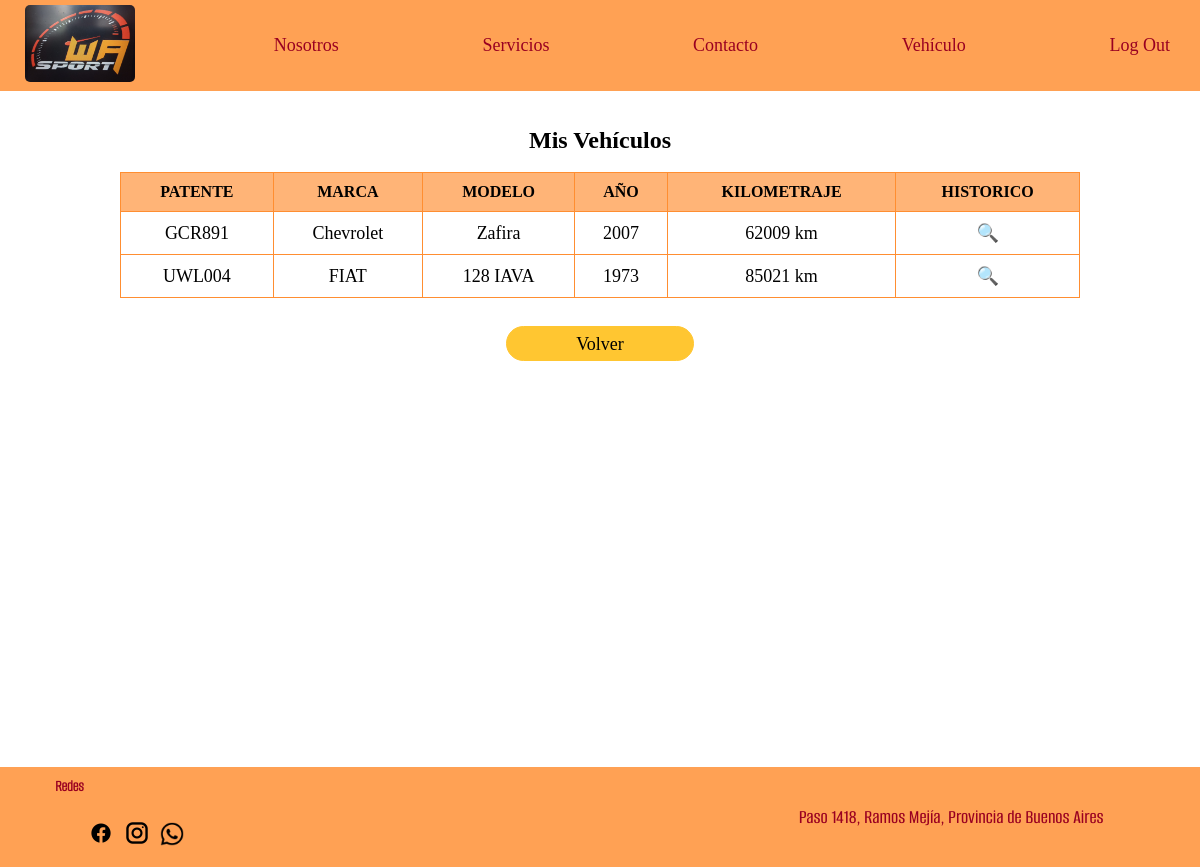
Page /vehiculo_cliente.php (signed in) on the committed database.
### tables this page shows
CREATE TABLE `vehiculos` (
  `vehiculo_patente` varchar(10) NOT NULL,
  `cliente_DNI` varchar(10) NOT NULL,
  `vehiculo_marca` varchar(10) NOT NULL,
  `vehiculo_modelo` varchar(10) NOT NULL,
  `vehiculo_anio` varchar(4) DEFAULT NULL,
  `vehiculo_color` varchar(10) DEFAULT NULL,
  `vehiculo_motor` varchar(10) DEFAULT NULL
);

CREATE TABLE `orden_trabajo` (
  `orden_numero` int(11) NOT NULL,
  `servicio_codigo` varchar(5) NOT NULL,
  `complejidad` int(11) NOT NULL,
  `costo_ajustado` decimal(8,2) DEFAULT NULL,
  `orden_kilometros` int(10) UNSIGNED NOT NULL,
  `orden_comentario` varchar(255) NOT NULL,
  `orden_estado` tinyint(1) NOT NULL,
  `mecanico_DNI` varchar(15) DEFAULT NULL,
  `turno_id` int(11) DEFAULT NULL,
  `factura_id` int(11) DEFAULT NULL
);

### vehiculo_cliente.php (the view, shortened to what this page needs)
<?php
require_once 'conexion_base.php';
$dni = $_SESSION['cliente_dni'];
$stmt = $conexion->prepare("SELECT * FROM vehiculos WHERE cliente_DNI = :dni");
$stmt->execute(['dni' => $dni]);
$vehiculos = $stmt->fetchAll(PDO::FETCH_ASSOC);
$sinVehiculos = count($vehiculos) === 0;
?>
<!DOCTYPE html>
<html lang="es">
<head>
    <link rel="stylesheet" href="estilopagina.css?v=<?= time() ?>">
</head>
<body>
    <?php include("nav_cli.php"); ?>
    <br>
    <section class="veh_cli">
        <br>
            <h2>Mis Vehículos</h2>
        <section  >
            <?php if ($sinVehiculos): ?>
                <dialog open>
                    <p><strong>No tiene vehículos registrados.</strong></p>
                    <form method="get" action="modificacion_cliente.php">
                        <button type="submit">Volver</button>
                    </form>
                    <form method="get" action="registro_vehiculo.php">
                        <button type="submit">Registrar Vehículo</button>
                    </form>
                </dialog>
            <?php else: ?>
            <br>
                <table class="vehcli_tab">
                    <thead>
                        <tr>
                            <th>PATENTE</th>
                            <th>MARCA</th>
                            <th>MODELO</th>
                            <th>AÑO</th>
                            <th>KILOMETRAJE</th>
                            <th>HISTORICO</th>
                        </tr>
                    </thead>
                    <?php foreach ($vehiculos as $vehiculo): ?>
                        <?php
                        $stmtKm = $conexion->prepare(" SELECT orden_kilometros
                            FROM orden_trabajo ot
                            JOIN ordenes o ON ot.orden_numero = o.orden_numero
                            WHERE o.vehiculo_patente = :patente
                            ORDER BY o.orden_fecha DESC
                            LIMIT 1
                        ");
                        $stmtKm->execute(['patente' => $vehiculo['vehiculo_patente']]);
                        $km = $stmtKm->fetchColumn();
                        ?>
                        <tr>
                            <td><?= htmlspecialchars($vehiculo['vehiculo_patente']) ?></td>
                            <td><?= htmlspecialchars($vehiculo['vehiculo_marca']) ?></td>
                            <td><?= htmlspecialchars($vehiculo['vehiculo_modelo']) ?></td>
                            <td><?= htmlspecialchars($vehiculo['vehiculo_anio']) ?></td>
                            <td><?= $km ? htmlspecialchars($km) . ' km' : 'Sin datos' ?></td>
                            <td>
                                <a href="historico_vehiculo_cliente.php?patente=<?= urlencode($vehiculo['vehiculo_patente']) ?>"
                                class="boton_historial" title="Ver histórico"> 🔍
                                </a>
                            </td>
                        </tr>
                    <?php endforeach; ?>
                </table>
                <br>
        </section>
                <div style="text-align:center;">
                    <a href="modificacion_cliente.php" class="solicitar_mod">Volver</a>
                </div>
            <?php endif; ?>
    </section>
    <br>
    <?php include("piedepagina.php"); ?>
</body>
</html>

### estilopagina.css (style rules this page uses)
* { margin: 0; padding: 0; box-sizing: border-box; }
html, body { width: 100%; height: 100%; }
.boton_historial { text-decoration: none; }
.solicitar_mod { display: inline-block; text-align: center; line-height: 35px; text-decoration: none; border-radius: 40px; background-color: #FFC631; border: 1px solid #FFC631; margin: 10px 5px; width: 188px; height: 35px; font-family: 'Big_Shoulders_Medium'; font-size: 18px; color: black; cursor: pointer; }
.veh_cli { min-height: 80vh; }
.veh_cli h2 { font-family: 'Big_Shoulders_ExtraBold'; text-align: center; }
.vehcli_tab { width: 80%; margin: 0 auto; border-collapse: collapse; }
.vehcli_tab th, .vehcli_tab td { border: 1px solid #FF8E31; padding: 10px; font-family: 'Big_Shoulders_Regular'; font-size: 18px; text-align: center; }
.vehcli_tab th { background-color: #ff8e31a8; font-weight: bold; font-size: 16px; }
.boton_historial { text-decoration: none; border: none; }

### rows in the picture
vehiculos: vehiculo_patente "GCR891", vehiculo_marca "Chevrolet", vehiculo_modelo "Zafira", vehiculo_anio "2007", orden_trabajo.orden_kilometros "62009"
vehiculos: vehiculo_patente "UWL004", vehiculo_marca "FIAT", vehiculo_modelo "128 IAVA", vehiculo_anio "1973", orden_trabajo.orden_kilometros "85021"
